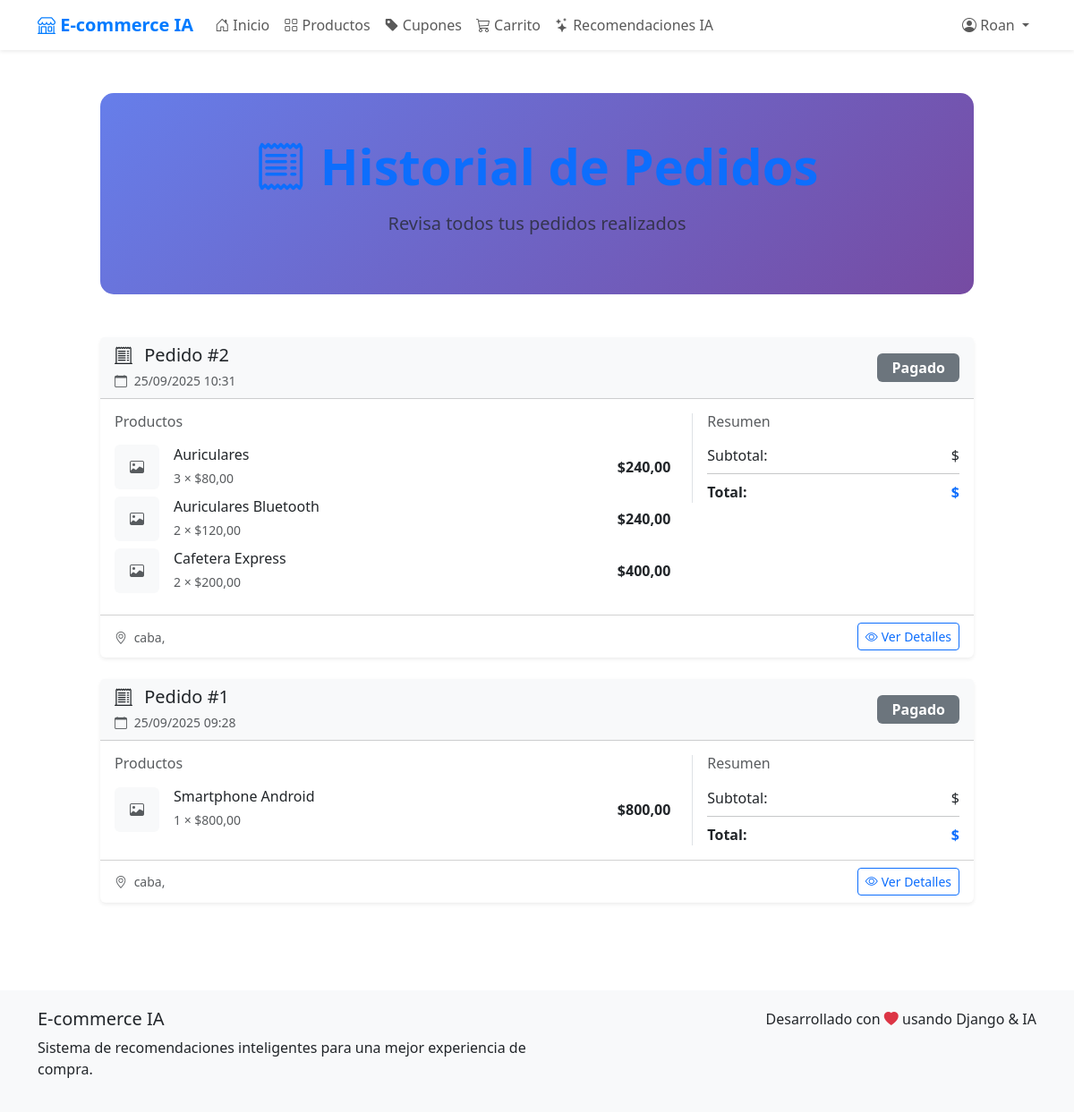
/historial-pedidos/ (signed in), run on the app's committed database.
### tienda/models.py (models this page shows, shortened)
class Pedido(models.Model):
    ESTADO_CHOICES = [
        ('pendiente', 'Pendiente de Pago'),
        ('pagado', 'Pagado'),
        ('enviado', 'Enviado'),
        ('entregado', 'Entregado'),
        ('cancelado', 'Cancelado'),
    ]
    usuario = models.ForeignKey(User, on_delete=models.CASCADE)
    fecha_creacion = models.DateTimeField(auto_now_add=True)
    fecha_actualizacion = models.DateTimeField(auto_now=True)
    estado = models.CharField(max_length=20, choices=ESTADO_CHOICES, default='pendiente')
    direccion_envio = models.ForeignKey(DireccionEnvio, on_delete=models.SET_NULL, null=True)
    costo_envio = models.DecimalField(max_digits=10, decimal_places=2, default=0)
    metodo_pago = models.ForeignKey(MetodoPago, on_delete=models.SET_NULL, null=True)
    total_productos = models.DecimalField(max_digits=10, decimal_places=2)
    descuento_cupon = models.DecimalField(max_digits=10, decimal_places=2, default=0)
    total_pedido = models.DecimalField(max_digits=10, decimal_places=2)
    notas = models.TextField(blank=True, null=True)
    class Meta:
        verbose_name = "Pedido"
        verbose_name_plural = "Pedidos"
        ordering = ['-fecha_creacion']

class PedidoProducto(models.Model):
    pedido = models.ForeignKey(Pedido, on_delete=models.CASCADE)
    producto = models.ForeignKey(Producto, on_delete=models.CASCADE)
    cantidad = models.IntegerField()
    precio_unitario = models.DecimalField(max_digits=10, decimal_places=2)
    @property
    def subtotal(self):
        return self.precio_unitario * self.cantidad
    class Meta:
        verbose_name = "Producto del Pedido"
        verbose_name_plural = "Productos del Pedido"

class Producto(models.Model):
    nombre = models.CharField(max_length=100)
    precio = models.DecimalField(max_digits=10, decimal_places=2)
    categoria = models.CharField(max_length=50)
    descripcion = models.TextField(blank=True, null=True)
    imagen_url = models.URLField(blank=True, null=True)
    stock = models.IntegerField(default=10)

class DireccionEnvio(models.Model):
    usuario = models.ForeignKey(User, on_delete=models.CASCADE)
    nombre_direccion = models.CharField(max_length=100, help_text="Ej: Casa, Trabajo, etc.")
    nombre_completo = models.CharField(max_length=200)
    calle = models.CharField(max_length=200)
    numero = models.CharField(max_length=20)
    piso_departamento = models.CharField(max_length=50, blank=True, null=True)
    ciudad = models.CharField(max_length=100)
    provincia = models.CharField(max_length=100)
    codigo_postal = models.CharField(max_length=20)
    telefono = models.CharField(max_length=20)
    es_predeterminada = models.BooleanField(default=False)
    class Meta:
        verbose_name = "Dirección de Envío"
        verbose_name_plural = "Direcciones de Envío"

### tienda/views.py (the view)
# urls.py: path('historial-pedidos/', views.historial_pedidos, name='historial_pedidos'),
@login_required
def historial_pedidos(request):
    pedidos = Pedido.objects.filter(usuario=request.user).select_related('direccion_envio', 'metodo_pago').order_by('-fecha_creacion')
    return render(request, 'tienda/historial_pedidos.html', {
        'pedidos': pedidos
    })

### tienda/context_processors.py (called while the page is built)
def carrito_context(request):
    if request.user.is_authenticated:
        try:
            carrito = Carrito.objects.get(usuario=request.user)
            return {
                'carrito_total_productos': carrito.total_productos,
                'carrito_total_precio': carrito.total_precio,
            }
        except Carrito.DoesNotExist:
            return {
                'carrito_total_productos': 0,
                'carrito_total_precio': 0,
            }
    return {
        'carrito_total_productos': 0,
        'carrito_total_precio': 0,
    }

### tienda/models.py (called while the page is built)
    @property
    def total_productos(self):
        return sum(item.cantidad for item in self.carritoproducto_set.all())

    @property
    def total_precio(self):
        return sum(item.subtotal for item in self.carritoproducto_set.all())

### tienda/templates/tienda/historial_pedidos.html (shortened to what this page needs)
{% extends 'tienda/base.html' %}
{% load static %}
{% load i18n %}
{% block content %}
<div class="container-fluid py-5">
    <div class="row justify-content-center">
        <div class="col-12 col-lg-10">
            <div class="hero-section text-center mb-5">
                <h1 class="display-4 fw-bold text-primary mb-3">
                    <i class="bi bi-receipt me-3"></i>{% trans "Historial de Pedidos" %}
                </h1>
                <p class="lead text-muted">{% trans "Revisa todos tus pedidos realizados" %}</p>
            </div>
            {% if pedidos %}
                <div class="row g-4">
                    {% for pedido in pedidos %}
                        <div class="col-12">
                            <div class="card shadow-sm border-0 h-100">
                                <div class="card-header bg-light">
                                    <div class="d-flex justify-content-between align-items-center">
                                        <div>
                                            <h5 class="mb-1">
                                                <i class="bi bi-receipt-cutoff me-2"></i>
                                                {% trans "Pedido" %} #{{ pedido.id }}
                                            </h5>
                                            <small class="text-muted">
                                                <i class="bi bi-calendar me-1"></i>
                                                {{ pedido.fecha_creacion|date:"d/m/Y H:i" }}
                                            </small>
                                        </div>
                                        <div class="text-end">
                                            <span class="badge fs-6 px-3 py-2
                                                {% if pedido.estado == 'pendiente' %}bg-warning text-dark
                                                {% elif pedido.estado == 'procesando' %}bg-info text-white
                                                {% elif pedido.estado == 'enviado' %}bg-primary text-white
                                                {% elif pedido.estado == 'entregado' %}bg-success text-white
                                                {% else %}bg-secondary text-white{% endif %}">
                                                {% if pedido.estado == 'pendiente' %}{% trans "Pendiente" %}
                                                {% elif pedido.estado == 'procesando' %}{% trans "Procesando" %}
                                                {% elif pedido.estado == 'enviado' %}{% trans "Enviado" %}
                                                {% elif pedido.estado == 'entregado' %}{% trans "Entregado" %}
                                                {% else %}{{ pedido.estado|title }}{% endif %}
                                            </span>
                                        </div>
                                    </div>
                                </div>
                                <div class="card-body">
                                    <div class="row">
                                        <div class="col-md-8">
                                            <h6 class="text-muted mb-3">{% trans "Productos" %}</h6>
                                            {% for producto_pedido in pedido.pedidoproducto_set.all %}
                                                <div class="d-flex align-items-center mb-2">
                                                    <div class="flex-shrink-0">
                                                        {% if producto_pedido.producto.imagen %}
                                                            <img src="{{ producto_pedido.producto.imagen.url }}"
                                                                 alt="{{ producto_pedido.producto.nombre }}"
                                                                 class="rounded" style="width: 50px; height: 50px; object-fit: cover;">
                                                        {% else %}
                                                            <div class="bg-light rounded d-flex align-items-center justify-content-center"
                                                                 style="width: 50px; height: 50px;">
                                                                <i class="bi bi-image text-muted"></i>
                                                            </div>
                                                        {% endif %}
                                                    </div>
                                                    <div class="flex-grow-1 ms-3">
                                                        <h6 class="mb-1">{{ producto_pedido.producto.nombre }}</h6>
                                                        <small class="text-muted">
                                                            {{ producto_pedido.cantidad }} × ${{ producto_pedido.precio_unitario }}
                                                        </small>
                                                    </div>
                                                    <div class="text-end">
                                                        <strong>${{ producto_pedido.subtotal }}</strong>
                                                    </div>
                                                </div>
                                            {% endfor %}
                                        </div>
                                        <div class="col-md-4">
                                            <div class="border-start ps-3">
                                                <h6 class="text-muted mb-3">{% trans "Resumen" %}</h6>
                                                <div class="d-flex justify-content-between mb-2">
                                                    <span>{% trans "Subtotal" %}:</span>
                                                    <span>${{ pedido.subtotal }}</span>
                                                </div>
                                                <hr class="my-2">
                                                <div class="d-flex justify-content-between">
                                                    <strong>{% trans "Total" %}:</strong>
                                                    <strong class="text-primary">${{ pedido.total }}</strong>
                                                </div>
                                            </div>
                                        </div>
                                    </div>
                                </div>
                                <div class="card-footer bg-transparent">
                                    <div class="d-flex justify-content-between align-items-center">
                                        <div>
                                            {% if pedido.direccion_envio %}
                                                <small class="text-muted">
                                                    <i class="bi bi-geo-alt me-1"></i>
                                                    {{ pedido.direccion_envio.ciudad }}, {{ pedido.direccion_envio.estado }}
                                                </small>
                                            {% endif %}
                                        </div>
                                        <a href="{% url 'pedido_detalle' pedido.id %}"
                                           class="btn btn-outline-primary btn-sm">
                                            <i class="bi bi-eye me-1"></i>{% trans "Ver Detalles" %}
                                        </a>
                                    </div>
                                </div>
                            </div>
                        </div>
                    {% endfor %}
                </div>
            {% endif %}
        </div>
    </div>
</div>
{% endblock %}

### tienda/templates/tienda/base.html (shortened to what this page needs)
{% load i18n %}
<!DOCTYPE html>
<html lang="es">
<head>
    <link href="https://cdn.jsdelivr.net/npm/bootstrap@5.3.0/dist/css/bootstrap.min.css" rel="stylesheet">
    <link rel="stylesheet" href="https://cdn.jsdelivr.net/npm/bootstrap-icons@1.10.0/font/bootstrap-icons.css">
</head>
<body>
    <nav class="navbar navbar-expand-lg navbar-light bg-white shadow-sm">
        <div class="container">
            <a class="navbar-brand" href="{% url 'home' %}">
                <i class="bi bi-shop"></i> E-commerce IA
            </a>
            <div class="collapse navbar-collapse" id="navbarNav">
                <ul class="navbar-nav me-auto">
                    <li class="nav-item">
                        <a class="nav-link" href="{% url 'home' %}">
                            <i class="bi bi-house-door"></i> {% trans "Inicio" %}
                        </a>
                    </li>
                    {% if user.is_authenticated %}
                        <li class="nav-item">
                            <a class="nav-link" href="{% url 'productos' %}">
                                <i class="bi bi-grid"></i> {% trans "Productos" %}
                            </a>
                        </li>
                        <li class="nav-item">
                            <a class="nav-link" href="{% url 'cupones_disponibles' %}">
                                <i class="bi bi-tag-fill"></i> {% trans "Cupones" %}
                            </a>
                        </li>
                        <li class="nav-item">
                            <a class="nav-link" href="{% url 'ver_carrito' %}">
                                <i class="bi bi-cart3"></i> {% trans "Carrito" %}
                            </a>
                        </li>
                        <li class="nav-item">
                            <a class="nav-link" href="{% url 'recomendaciones' %}">
                                <i class="bi bi-stars"></i> {% trans "Recomendaciones IA" %}
                            </a>
                        </li>
                    {% endif %}
                </ul>
                <ul class="navbar-nav">
                    {% if user.is_authenticated %}
                        <li class="nav-item dropdown">
                            <a class="nav-link dropdown-toggle" href="#" id="userDropdown" role="button" data-bs-toggle="dropdown">
                                <i class="bi bi-person-circle"></i> {{ user.username }}
                            </a>
                        </li>
                    {% endif %}
                </ul>
            </div>
        </div>
    </nav>
    <main>
        {% block content %}{% endblock %}
    </main>
    <footer class="footer">
        <div class="container">
            <div class="row">
                <div class="col-md-6">
                    <h5>E-commerce IA</h5>
                    <p>{% trans "Sistema de recomendaciones inteligentes para una mejor experiencia de compra." %}</p>
                </div>
                <div class="col-md-6 text-md-end">
                    <p class="mb-0">{% trans "Desarrollado con" %} <i class="bi bi-heart-fill text-danger"></i> {% trans "usando Django & IA" %}</p>
                </div>
            </div>
        </div>
    </footer>
</body>
</html>

### tienda/templates/tienda/base.html (style rules this page uses)
.navbar-brand { font-weight: bold; color: #007bff !important; }
.hero-section { background: linear-gradient(135deg, #667eea 0%, #764ba2 100%); color: white; padding: 60px 0; margin-bottom: 40px; }
.footer { background-color: #f8f9fa; padding: 20px 0; margin-top: 50px; }

### tienda/templates/tienda/historial_pedidos.html (style rules this page uses)
.hero-section { background: linear-gradient(135deg, #667eea 0%, #764ba2 100%); color: white; padding: 3rem 2rem; border-radius: 15px; margin-bottom: 2rem; }
.card { transition: transform 0.2s ease-in-out, box-shadow 0.2s ease-in-out; }
.badge { font-size: 0.75rem; }

### data on the page
Pedido: id "2", fecha_creacion "25/09/2025 10:31", estado "Pagado", direccion_envio.ciudad "caba"
PedidoProducto: producto.nombre "Auriculares", cantidad "3", precio_unitario "80,00", subtotal "240,00"
PedidoProducto: producto.nombre "Auriculares Bluetooth", cantidad "2", precio_unitario "120,00", subtotal "240,00"
PedidoProducto: producto.nombre "Cafetera Express", cantidad "2", precio_unitario "200,00", subtotal "400,00"
Pedido: id "1", fecha_creacion "25/09/2025 09:28", estado "Pagado", direccion_envio.ciudad "caba"
PedidoProducto: producto.nombre "Smartphone Android", cantidad "1", precio_unitario "800,00", subtotal "800,00"

### other printed values
{{ user.username }} "Roan"
